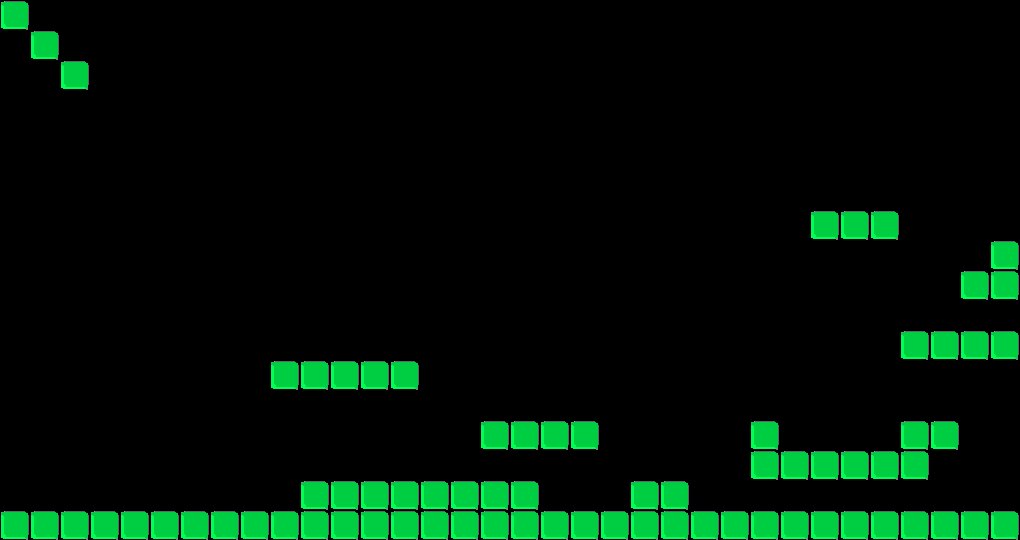

This is a level from a 2D game, rendered from its Tiled map with the project's own tilesets. A one-line summary and the complete map file follow:
An orthogonal 34x18 tile map with 30x30 px tiles, 1 tile layer (Tile Layer 1).

<map version="1.0" orientation="orthogonal" width="34" height="18" tilewidth="30" tileheight="30">
 <tileset firstgid="1" name="GreenBlock" tilewidth="30" tileheight="30">
  <image source="../../OptimalGameTangent_week17/src/Platform.gif" width="30" height="30" />
 </tileset>
 <layer name="Tile Layer 1" width="34" height="18">
  <data encoding="csv">
1,0,0,0,0,0,0,0,0,0,0,0,0,0,0,0,0,0,0,0,0,0,0,0,0,0,0,0,0,0,0,0,0,0,
0,1,0,0,0,0,0,0,0,0,0,0,0,0,0,0,0,0,0,0,0,0,0,0,0,0,0,0,0,0,0,0,0,0,
0,0,1,0,0,0,0,0,0,0,0,0,0,0,0,0,0,0,0,0,0,0,0,0,0,0,0,0,0,0,0,0,0,0,
0,0,0,0,0,0,0,0,0,0,0,0,0,0,0,0,0,0,0,0,0,0,0,0,0,0,0,0,0,0,0,0,0,0,
0,0,0,0,0,0,0,0,0,0,0,0,0,0,0,0,0,0,0,0,0,0,0,0,0,0,0,0,0,0,0,0,0,0,
0,0,0,0,0,0,0,0,0,0,0,0,0,0,0,0,0,0,0,0,0,0,0,0,0,0,0,0,0,0,0,0,0,0,
0,0,0,0,0,0,0,0,0,0,0,0,0,0,0,0,0,0,0,0,0,0,0,0,0,0,0,0,0,0,0,0,0,0,
0,0,0,0,0,0,0,0,0,0,0,0,0,0,0,0,0,0,0,0,0,0,0,0,0,0,0,1,1,1,0,0,0,0,
0,0,0,0,0,0,0,0,0,0,0,0,0,0,0,0,0,0,0,0,0,0,0,0,0,0,0,0,0,0,0,0,0,1,
0,0,0,0,0,0,0,0,0,0,0,0,0,0,0,0,0,0,0,0,0,0,0,0,0,0,0,0,0,0,0,0,1,1,
0,0,0,0,0,0,0,0,0,0,0,0,0,0,0,0,0,0,0,0,0,0,0,0,0,0,0,0,0,0,0,0,0,0,
0,0,0,0,0,0,0,0,0,0,0,0,0,0,0,0,0,0,0,0,0,0,0,0,0,0,0,0,0,0,1,1,1,1,
0,0,0,0,0,0,0,0,0,1,1,1,1,1,0,0,0,0,0,0,0,0,0,0,0,0,0,0,0,0,0,0,0,0,
0,0,0,0,0,0,0,0,0,0,0,0,0,0,0,0,0,0,0,0,0,0,0,0,0,0,0,0,0,0,0,0,0,0,
0,0,0,0,0,0,0,0,0,0,0,0,0,0,0,0,1,1,1,1,0,0,0,0,0,1,0,0,0,0,1,1,0,0,
0,0,0,0,0,0,0,0,0,0,0,0,0,0,0,0,0,0,0,0,0,0,0,0,0,1,1,1,1,1,1,0,0,0,
0,0,0,0,0,0,0,0,0,0,1,1,1,1,1,1,1,1,0,0,0,1,1,0,0,0,0,0,0,0,0,0,0,0,
1,1,1,1,1,1,1,1,1,1,1,1,1,1,1,1,1,1,1,1,1,1,1,1,1,1,1,1,1,1,1,1,1,1
</data>
 </layer>
</map>